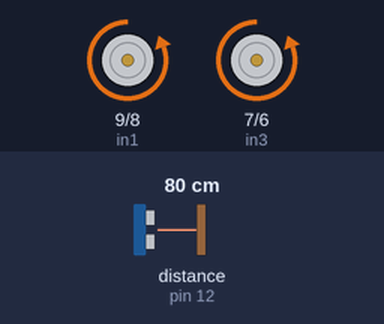
Simulated run of this sketch. Board: Arduino Uno, built with avr-gcc and run on an emulated ATmega328P. Shown: motor-driver pin pairs drawn as motors (green arrow = first pin HIGH = forward, orange = second pin HIGH = backward, longer = more drive, scaled by the enable pin). Wiring (inferred from the names in the program): ultrasonic range finder: trigger pin 11; echo pin 12. The test bench sets the inputs (shaded band); at power-on: distance to the obstacle (sensor on pin 12) 80 cm. The echo pulse lasts 58.3 µs per cm; random numbers use the default seed unless the sketch sets one.

Above: at 1.2 s.
1.3 s: distance to the obstacle (sensor on pin 12) set to 37 cm
2.8 s: distance to the obstacle (sensor on pin 12) set to 31 cm
At 4.0 s:
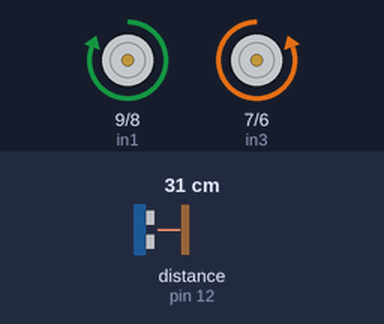
4.3 s: distance to the obstacle (sensor on pin 12) set to 35 cm
At 5.2 s:
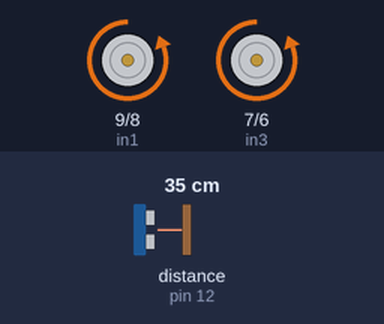
5.8 s: distance to the obstacle (sensor on pin 12) set to 2 cm
At 6.3 s:
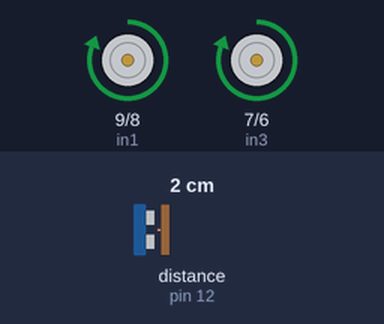
7.3 s: distance to the obstacle (sensor on pin 12) set to 13 cm
8.8 s: distance to the obstacle (sensor on pin 12) set to 17 cm
At 9.9 s:
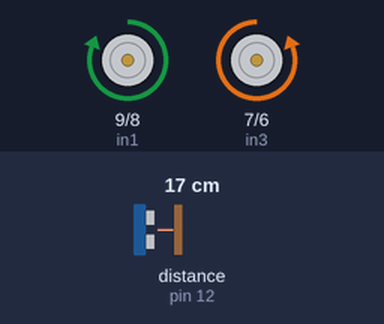
Timing chart, 0 to 11.3 s (numbered marks = the images above; inputs shaded):
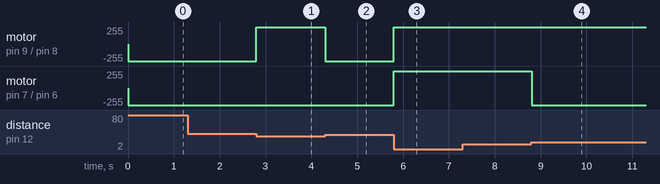

Measured:
- the behaviour switches between 34 and 33 cm on distance to the obstacle (sensor on pin 12) (found by bisection; images 0 and 1)
- the behaviour switches between 15 and 16 cm on distance to the obstacle (sensor on pin 12) (found by bisection; images 3 and 4)
- after the input at 1.3 s, every drawn part: stays the same
- after the input at 2.8 s, motor on pin 9 (in1) / pin 8 (in2): backward 255/255 → forward 255/255 at once
- after the input at 4.3 s, motor on pin 9 (in1) / pin 8 (in2): forward 255/255 → backward 255/255 at once
- after the input at 5.8 s, motor on pin 9 (in1) / pin 8 (in2), motor on pin 7 (in3) / pin 6 (in4): backward 255/255 → forward 255/255 at once
- after the input at 7.3 s, every drawn part: stays the same
- after the input at 8.8 s, motor on pin 7 (in3) / pin 6 (in4): forward 255/255 → backward 255/255 at once

The sketch:

bobo_Y_code.ino
```cpp
// connect motor controller pins to Arduino digital pins
// motor one
int enA = 10;
int in1 = 9;
int in2 = 8;
// motor two
int enB = 5;
int in3 = 7;
int in4 = 6;

// motor control
int motor_speed = 255;
int dir = 0;

// timing mechanism
//unsigned long previousMillis = 0;
//long interval = 1000;

// Proximity sensor mechanism
//############################################################
// defines pins numbers
const int trigPin = 11;
const int echoPin = 12;

// defines variables
long duration;
// distance is in centimeters
int distance;
// allowed distance before behavior change (in centimeters)
int dis_thresh = 32;
// distance to reverse at (if something's too close, move backwards)
int dis_reverse = 15;
// overshoot reading gotten when too close
int overshoot = 3000;
// boolean storing if obstacle detected
bool obs_dect = false;
//############################################################

// Navigational parameters
int rand_dir = 0;

void setup()
{
// set all the motor control pins to outputs
pinMode(enA, OUTPUT);
pinMode(enB, OUTPUT);
pinMode(in1, OUTPUT);
pinMode(in2, OUTPUT);
pinMode(in3, OUTPUT);
pinMode(in4, OUTPUT);
// proximity sensor pins
pinMode(trigPin, OUTPUT); // Sets the trigPin as an Output
pinMode(echoPin, INPUT); // Sets the echoPin as an Input
}

// Motor controls
//############################################################
void moveMotorA(int dir, int spd){
  if(dir == 1){
    digitalWrite(in1, HIGH);
    digitalWrite(in2, LOW);
  }
  else if(dir == -1){
    digitalWrite(in1, LOW);
    digitalWrite(in2, HIGH);
  }
  else {
    digitalWrite(in1, LOW);
    digitalWrite(in2, LOW);
  }
  analogWrite(enA, spd);
}

void moveMotorB(int dir, int spd){
  if(dir == 1){
    digitalWrite(in3, HIGH);
    digitalWrite(in4, LOW);
  }
  else if(dir == -1){
    digitalWrite(in3, LOW);
    digitalWrite(in4, HIGH);
  }
  else {
    digitalWrite(in3, LOW);
    digitalWrite(in4, LOW);
  }
  analogWrite(enB, spd);
}

void turnLeft(){
  moveMotorB(1, motor_speed);
  moveMotorA(-1, motor_speed);
}

void turnRight(){
  moveMotorB(-1, motor_speed);
  moveMotorA(1, motor_speed);
}

void moveStraight(){
  moveMotorB(-1, motor_speed);
  moveMotorA(-1, motor_speed);
}

void moveBack(){
  moveMotorB(1, motor_speed);
  moveMotorA(1, motor_speed);
}

void stopMovement(){
  moveMotorB(0, 0);
  moveMotorA(0, 0);
}
//############################################################

// Proximity sensor controls
//############################################################
void getDistance(){
  // Clears the trigPin
  digitalWrite(trigPin, LOW);
  delayMicroseconds(200);
  // Sets the trigPin on HIGH state for 10 micro seconds
  digitalWrite(trigPin, HIGH);
  delayMicroseconds(1000);
  digitalWrite(trigPin, LOW);
  // Reads the echoPin, returns the sound wave travel time in microseconds
  duration = pulseIn(echoPin, HIGH);
  // Calculating the distance
  distance = duration*0.034/2;
}
//############################################################

void loop()
{
  // before moving, get distance from front obstacle
  getDistance();
  // detect obstacle
  if((distance > dis_thresh) && (distance < overshoot)){
    // reset obstacle detected
    obs_dect = false;
    // reset random direction
    rand_dir = 0;
  } else {
    obs_dect = true;
  }
  // if we're not facing an obstacle
  if(obs_dect == false){
    moveStraight();
    // otherwise, if we ARE facing an obstacle
  } else {
    // pick a direction at random, if one is not picked yet
    if(distance < dis_reverse){
      // if obstacle too close, reverse
      moveBack();
    } else{
      if(rand_dir == 0){
        rand_dir = random(1, 3);
        // 1 is left, 2 is right, 0 is blank
    }
    }
    // turn in the random direction
    if(rand_dir == 1){
      // turn left
      turnLeft();
    } else if (rand_dir == 2){
      // turn right
      turnRight();
    }
  }
}
```
